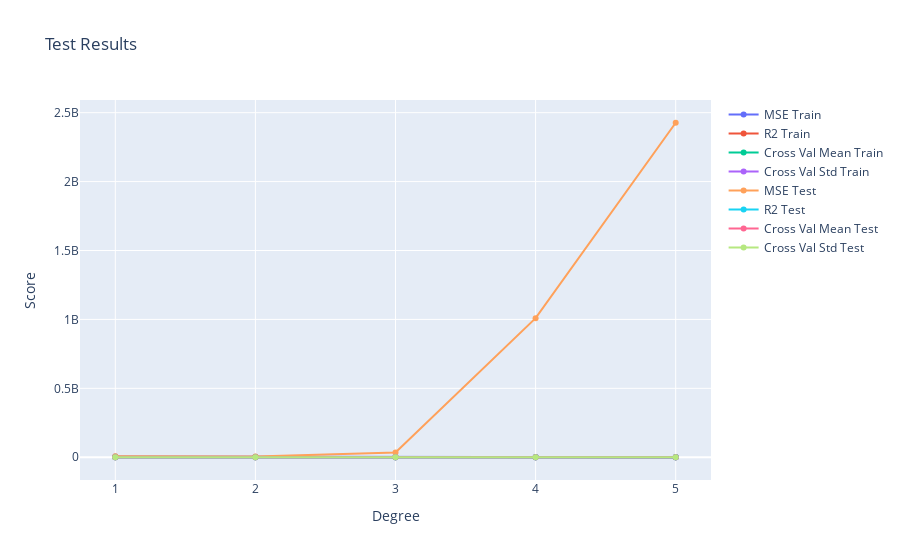

The cell this chart's notebook holds for it:
### Code cell
# Graficar los resultados
"""
'degree': degree,
'mse_train': mse_train,
'r2_train': r2_train,
'cross_val_mean_train': cross_val_mean_train,
'cross_val_std_train': cross_val_std_train,
'mse_test': mse_test,
'r2_test': r2_test,
'cross_val_mean_test': cross_val_mean_test,
'cross_val_std_test': cross_val_std_test
"""

fig = go.Figure()
fig.add_trace(go.Scatter(x=results_df['degree'], y=results_df['mse_train'], mode='lines+markers', name='MSE Train'))
fig.add_trace(go.Scatter(x=results_df['degree'], y=results_df['r2_train'], mode='lines+markers', name='R2 Train'))
fig.add_trace(go.Scatter(x=results_df['degree'], y=results_df['cross_val_mean_train'], mode='lines+markers', name='Cross Val Mean Train'))
fig.add_trace(go.Scatter(x=results_df['degree'], y=results_df['cross_val_std_train'], mode='lines+markers', name='Cross Val Std Train'))
fig.update_layout(title='Train Results', xaxis_title='Degree', yaxis_title='Score')

fig.add_trace(go.Scatter(x=results_df['degree'], y=results_df['mse_test'], mode='lines+markers', name='MSE Test'))
fig.add_trace(go.Scatter(x=results_df['degree'], y=results_df['r2_test'], mode='lines+markers', name='R2 Test'))
fig.add_trace(go.Scatter(x=results_df['degree'], y=results_df['cross_val_mean_test'], mode='lines+markers', name='Cross Val Mean Test'))
fig.add_trace(go.Scatter(x=results_df['degree'], y=results_df['cross_val_std_test'], mode='lines+markers', name='Cross Val Std Test'))
fig.update_layout(title='Test Results', xaxis_title='Degree', yaxis_title='Score')
fig.show()

### Figure 1 — Plotly figure (JSON) as saved in the notebook; plotly's stock layout.template omitted (floating-point values rounded to 4 significant figures)
{"data": [{"mode": "lines+markers", "name": "MSE Train", "type": "scatter", "x": [1, 2, 3, 4, 5], "y": [5790000.0, 3227000.0, 813200.0, 130700.0, 114500.0]}, {"mode": "lines+markers", "name": "R2 Train", "type": "scatter", "x": [1, 2, 3, 4, 5], "y": [0.849, 0.9158, 0.9788, 0.9966, 0.997]}, {"mode": "lines+markers", "name": "Cross Val Mean Train", "type": "scatter", "x": [1, 2, 3, 4, 5], "y": [0.798, 0.7127, -18.71, -49490.0, -82180.0]}, {"mode": "lines+markers", "name": "Cross Val Std Train", "type": "scatter", "x": [1, 2, 3, 4, 5], "y": [0.09373, 0.2263, 26.88, 119700.0, 206100.0]}, {"mode": "lines+markers", "name": "MSE Test", "type": "scatter", "x": [1, 2, 3, 4, 5], "y": [6466000.0, 4710000.0, 34220000.0, 1009000000.0, 2427000000.0]}, {"mode": "lines+markers", "name": "R2 Test", "type": "scatter", "x": [1, 2, 3, 4, 5], "y": [0.6366, 0.7353, -0.9229, -55.71, -135.4]}, {"mode": "lines+markers", "name": "Cross Val Mean Test", "type": "scatter", "x": [1, 2, 3, 4, 5], "y": [0.5384, -19.47, -45.88, -65.72, -99.12]}, {"mode": "lines+markers", "name": "Cross Val Std Test", "type": "scatter", "x": [1, 2, 3, 4, 5], "y": [0.8139, 49.54, 87.56, 140.4, 252.3]}], "layout": {"title": {"text": "Test Results"}, "xaxis": {"title": {"text": "Degree"}}, "yaxis": {"title": {"text": "Score"}}}}
